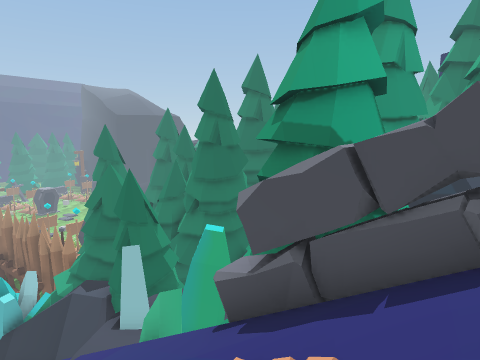
[1] (above)

24 first-person views from a walk through a 3-D level made in the Unity game engine. The camera is 1.5 m above the floor, tilts 8° down and sees 75° across. Doors are open. The floor is counted in squares, 1 m on a side. Each view is taken from the middle of a square. On the plan, view 1 faces up. The plan holds only what a view shows up to about 15 squares ahead; the rest is blank. The place goes on beyond the plan. The player is left out. Some surface patterns are stand-ins.

[2]
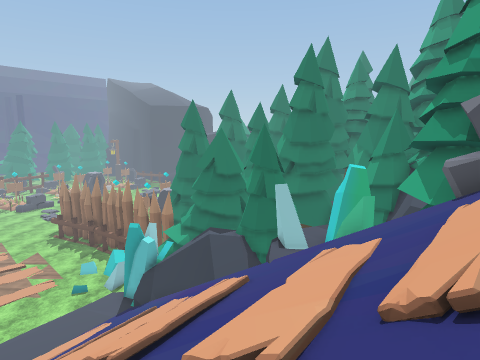

[3]
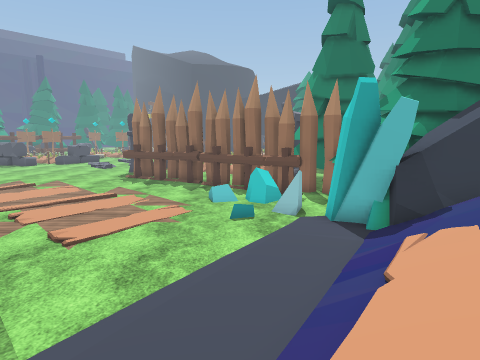

[4]
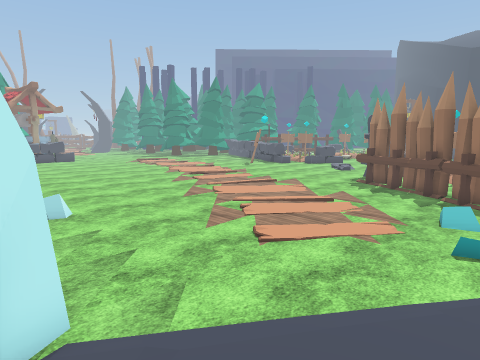

[5]
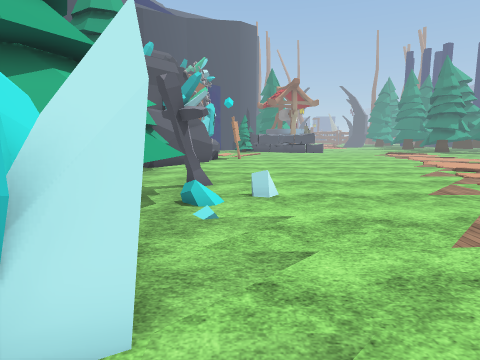

[6]
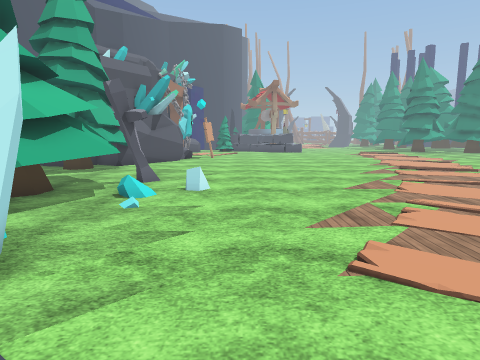

[7]
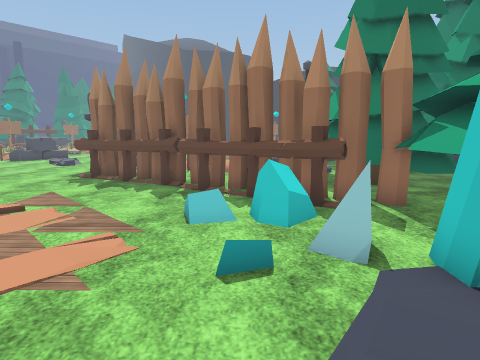

[8]
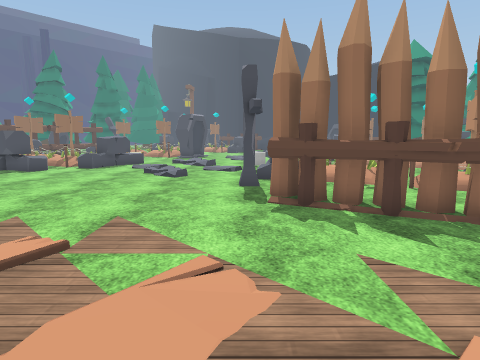

[9]
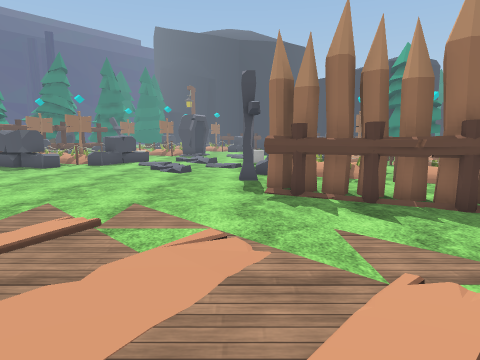

[10]
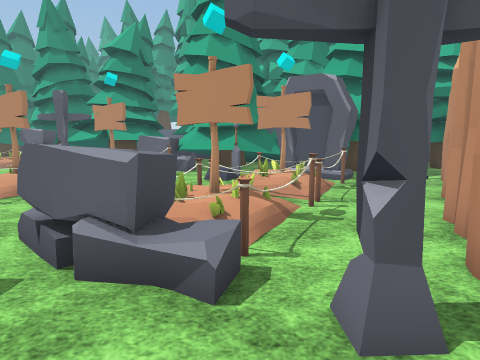

[11]
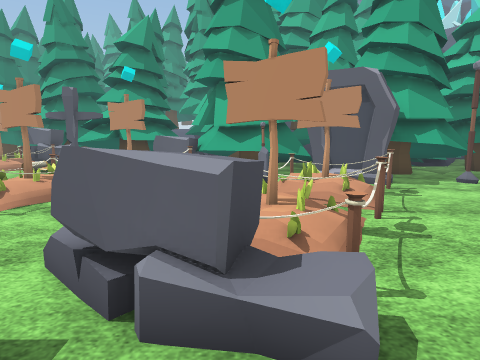

[12]
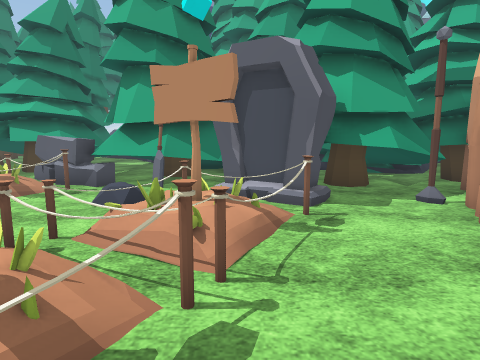

[13]
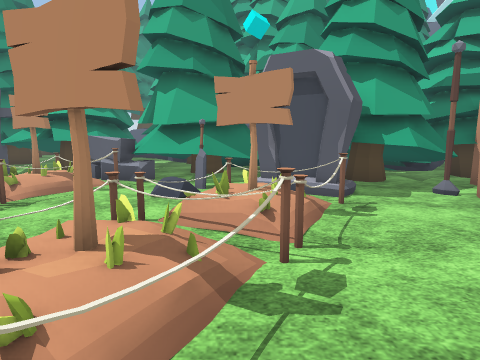

[14]
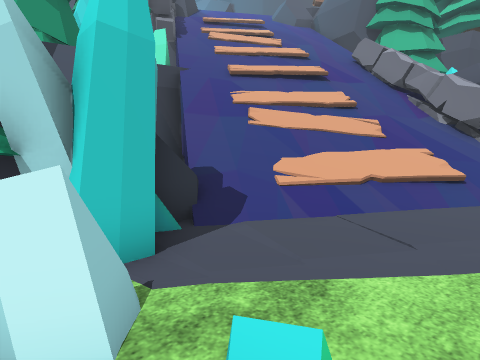

[15]
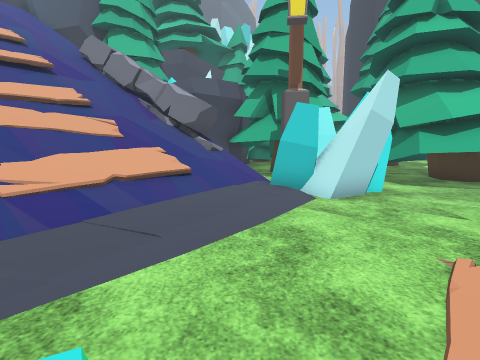

[16]
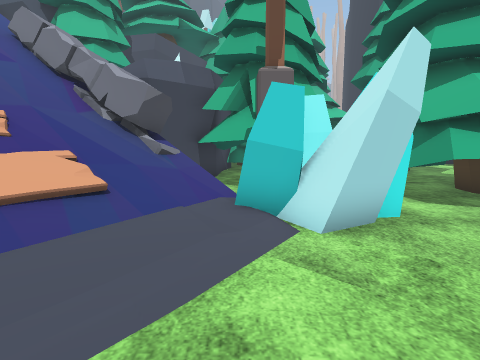

[17]
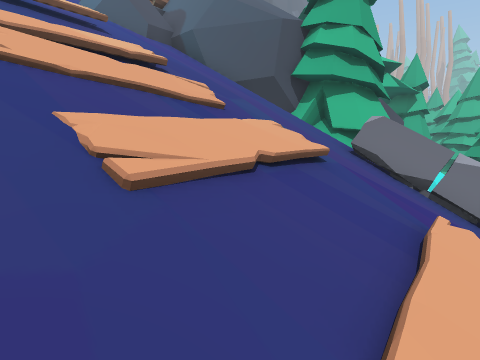

[18]
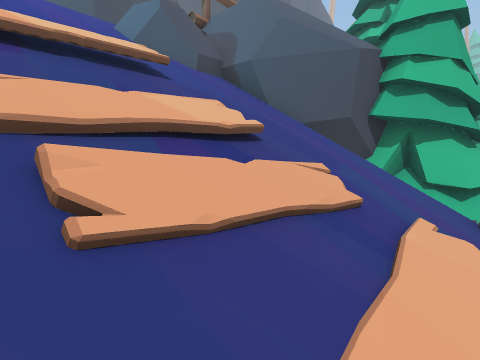

[19]
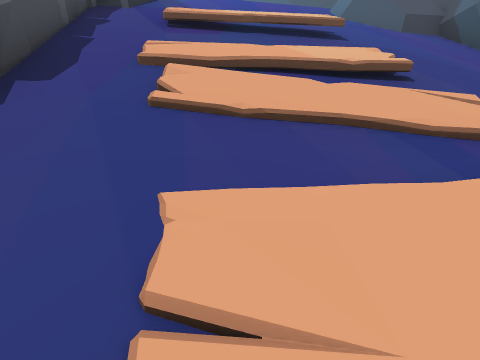

[20]
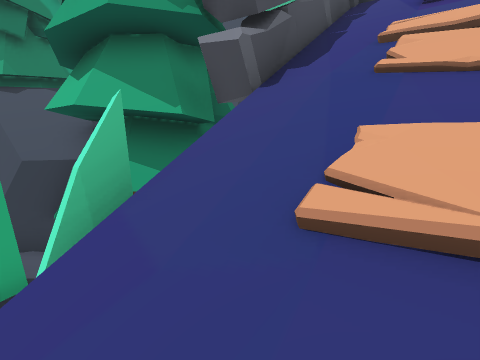

[21]
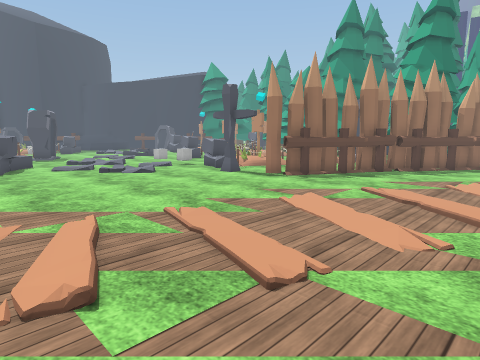

[22]
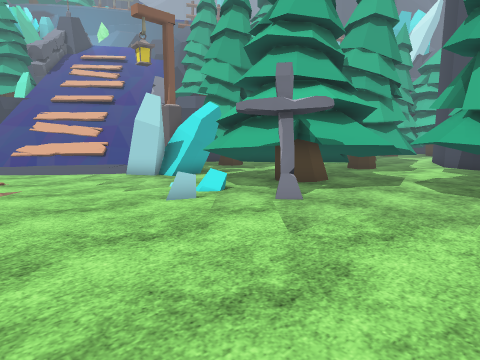

[23]
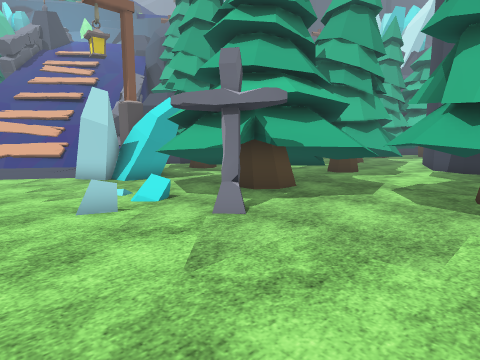

[24]
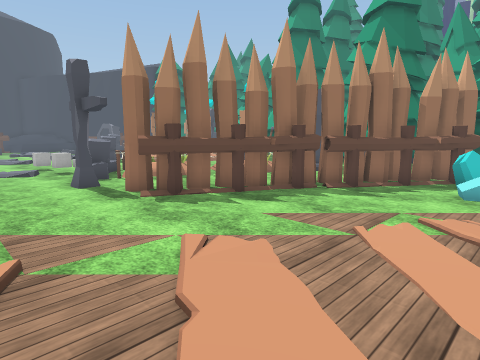

### Floor plan
Key: @ floor where view 1 was taken; # wall or solid block; x gap in a wall; . main floor; : floor 0.5 m higher than the main floor; + floor 3.5 m higher than the main floor; / step, stairs or slope; = window, fence, low wall or low ledge; ^ raised ledge; v drop or lower ground; T tombstone; C cube; R rock; O other object.
Columns run from 29 left of view 1 to 3 right of it. Each row starts with its distance up from view 1.
 30   O./    CC. ..OOOOOOO ##
 29  OO./    ........OOOOOO ^#
 28 ^..../ ...C..  ....OOO####
 27 ...../ ...OOOO.......### #
 26 ......//..OO:OOO..O.^### #
 25 ...........OOOOOOOO#######
 24  ........T..OOOOOOOT###  #
 23  .............OOOOOTT#
 22  .........##....OOTT
 21  .........OO##....T#
 20  ..........OO###...###
 19  ............OO##.##### ##
 18 ...............OO#####  #
 17 .O..............OO###   #
 16 .................#O##
 15 ...............O.=..#
 14 ..................x^#
 13 ..................#O#####
 12 ...................OOvvv#
 11 .................../###v###
 10 ...................//=vvvvv
  9 ..................////vvv+##
  8 ......O..........///////vv #
  7 .................///////// ##
  6 .....T.O....##..///////////######
  5  ....T^#^#.####///////////// OOO
  4  ....##########///////////////OOO
  3 ###.###       #=OO/////////////OO
  2   #^##        ###OO/////////////O
  1  ####          ###OOO///////////
  0                ##  OOO///////@//
 -1                ##    OO//////////
 -2                #      v//////////
 -3                #  #v=## v////////
 -4                #    ######///////
 -5                       ######RRR//
 -6                            #RRR/
 -7                            ##
 -8                             #O

Where each view was taken, in squares from view 1:
view 1: 0 up, 0 right, facing up
view 2: 2 down, 5 left, facing up
view 3: 4 up, 13 left, facing up
view 4: 5 up, 12 left, facing up-left
view 5: 7 up, 14 left, facing left
view 6: 9 up, 13 left, facing left
view 7: 9 up, 13 left, facing up
view 8: 14 up, 20 left, facing up
view 9: 13 up, 20 left, facing up
view 10: 25 up, 22 left, facing right
view 11: 26 up, 21 left, facing right
view 12: 23 up, 18 left, facing right
view 13: 24 up, 19 left, facing right
view 14: 14 up, 14 left, facing down-right
view 15: 14 up, 14 left, facing down
view 16: 11 up, 15 left, facing down
view 17: 7 up, 4 left, facing down
view 18: 5 up, 2 left, facing down
view 19: 5 up, 4 left, facing down-right
view 20: 5 up, 5 left, facing right
view 21: 14 up, 29 left, facing up-right
view 22: 12 up, 29 left, facing down-right
view 23: 10 up, 29 left, facing down-right
view 24: 14 up, 23 left, facing up-right
